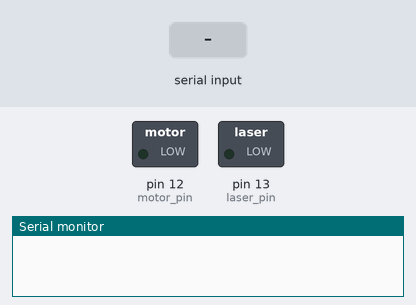
The sketch below on a simulated Arduino Uno, built with avr-gcc and run on an emulated ATmega328P. Parts: switched loads named in the sketch (green lamp = pin HIGH), the last lines printed to the serial monitor. The inputs (shaded band) are chosen by the test bench.

Above: at 1.2 s.
1.3 s: byte 30 received over Serial
At 2.7 s:
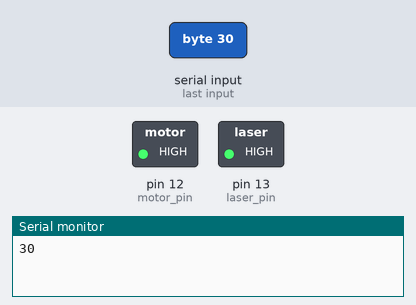
Timing chart, 0 to 4.3 s (numbered marks = the images above; inputs shaded):
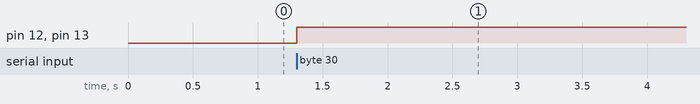

The sketch:

motor_and_laser.ino
```cpp
int laser_pin = 13;
int motor_pin = 12;

int serialData = 0;           // data and serial data are just variables to hold information.
bool data = 0;
char incomingByte;

void setup() {
  Serial.begin(9600);
  pinMode(laser_pin, OUTPUT);
  pinMode(motor_pin, OUTPUT);
}

void loop() {
  if (Serial.available() > 0) {
    serialData = Serial.read();
    Serial.println(serialData);
    incomingByte = (char)Serial.read();
//    Serial.print((char)Serial.read());
    data = true;
  }

  if (data) {
//  if(incomingByte == 's') {
    digitalWrite(laser_pin, HIGH);
    digitalWrite(motor_pin, HIGH);
    delay(69400);
    digitalWrite(motor_pin, LOW);
    delay(5000);
    digitalWrite(laser_pin, LOW);
    data = false;
  }
}
```

Measured:
- after the input at 1.3 s, pin 12 (motor_pin), pin 13 (laser_pin): LOW → HIGH at once
